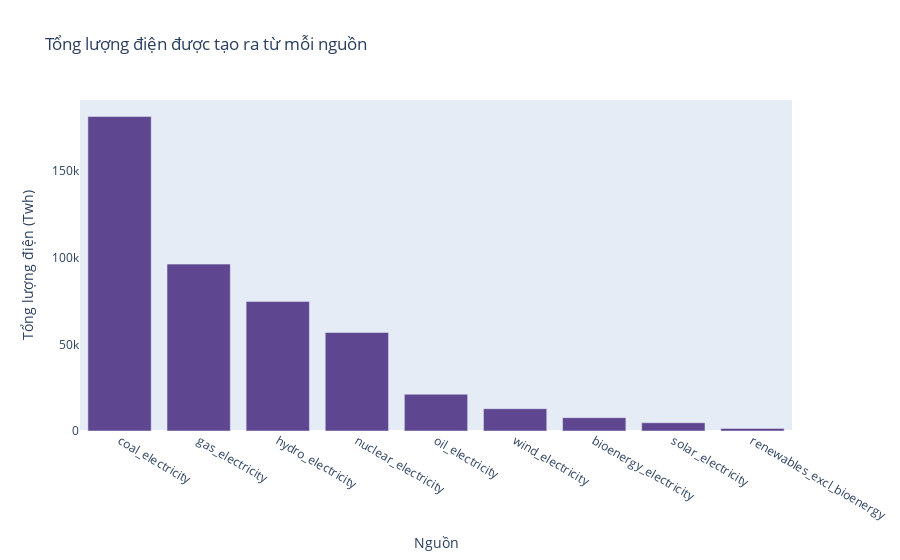

Write notebook code for a chart like this one.
### Code cell
fig = px.bar(total_volume, x='Source', y='Total_volume', title='Tổng lượng điện được tạo ra từ mỗi nguồn',
             color_discrete_sequence=px.colors.qualitative.Prism)

fig.update_layout(yaxis = dict(showgrid = False))
fig.update_xaxes(title_text='Nguồn')
fig.update_yaxes(title_text='Tổng lượng điện (Twh)')
fig.show()

### Figure 1 — Plotly figure (JSON) as saved in the notebook; plotly's stock layout.template omitted (floating-point values rounded to 4 significant figures)
{"data": [{"alignmentgroup": "True", "hovertemplate": "Source=%{x}<br>Total_volume=%{y}<extra></extra>", "legendgroup": "", "marker": {"color": "rgb(95, 70, 144)", "pattern": {"shape": ""}}, "name": "", "offsetgroup": "", "orientation": "v", "showlegend": false, "textposition": "auto", "type": "bar", "x": ["coal_electricity", "gas_electricity", "hydro_electricity", "nuclear_electricity", "oil_electricity", "wind_electricity", "bioenergy_electricity", "solar_electricity", "renewables_excl_bioenergy"], "xaxis": "x", "y": [181400.0, 96270.0, 74770.0, 56820.0, 21220.0, 12890.0, 7682.0, 4737.0, 1507.0], "yaxis": "y"}], "layout": {"barmode": "relative", "legend": {"tracegroupgap": 0}, "title": {"text": "Tổng lượng điện được tạo ra từ mỗi nguồn"}, "xaxis": {"anchor": "y", "domain": [0, 1], "title": {"text": "Nguồn"}}, "yaxis": {"anchor": "x", "domain": [0, 1], "showgrid": false, "title": {"text": "Tổng lượng điện (Twh)"}}}}
